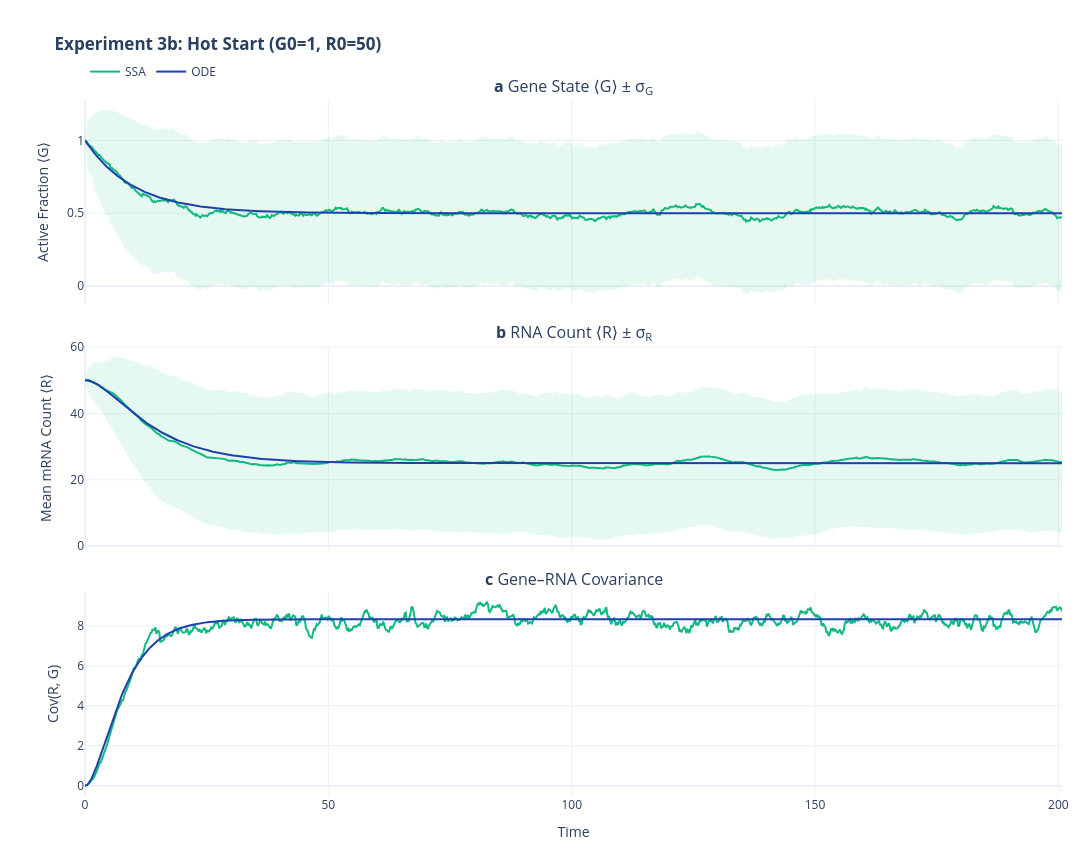

Notebook code for this chart:
### Markdown cell above
**3b. Hot start** ($g_0=1,\; r_0=50$)

⟨R⟩ relaxes down to the same steady state — ODE gives the exact relaxation curve.

### Code cell
run_comparison(
    title="Experiment 3b: Hot Start (G0=1, R0=50)",
    k_on=0.05,
    k_off=0.05,
    k_syn=10.0,
    k_deg=0.2,
    n_rep=300,
    g0=1,
    r0=50,
)

### Figure 1 — Plotly figure (JSON) as saved in the notebook; plotly's stock layout.template omitted (floating-point values rounded to 4 significant figures; data arrays with more than 128 entries replaced by an {"elided": "..."} marker saying what was removed)
{"data": [{"hoverinfo": "skip", "legendgroup": "ssa", "line": {"width": 0}, "showlegend": false, "type": "scatter", "x": {"elided": "1000 float values"}, "xaxis": "x", "y": {"elided": "1000 float values"}, "yaxis": "y"}, {"fill": "tonexty", "fillcolor": "rgba(16, 185, 129, 0.10)", "hoverinfo": "skip", "legendgroup": "ssa", "line": {"width": 0}, "showlegend": false, "type": "scatter", "x": {"elided": "1000 float values"}, "xaxis": "x", "y": {"elided": "1000 float values"}, "yaxis": "y"}, {"hovertemplate": "SSA ⟨G⟩ = %{y:.3f}<extra></extra>", "legendgroup": "ssa", "line": {"color": "#10B981", "width": 2}, "name": "SSA", "showlegend": true, "type": "scatter", "x": {"elided": "1000 float values"}, "xaxis": "x", "y": {"elided": "1000 float values"}, "yaxis": "y"}, {"hovertemplate": "ODE ⟨G⟩ = %{y:.3f}<extra></extra>", "legendgroup": "ode", "line": {"color": "#1E40AF", "width": 2}, "name": "ODE", "showlegend": true, "type": "scatter", "x": {"elided": "1000 float values"}, "xaxis": "x", "y": {"elided": "1000 float values"}, "yaxis": "y"}, {"hoverinfo": "skip", "legendgroup": "ssa", "line": {"width": 0}, "showlegend": false, "type": "scatter", "x": {"elided": "1000 float values"}, "xaxis": "x2", "y": {"elided": "1000 float values"}, "yaxis": "y2"}, {"fill": "tonexty", "fillcolor": "rgba(16, 185, 129, 0.10)", "hoverinfo": "skip", "legendgroup": "ssa", "line": {"width": 0}, "showlegend": false, "type": "scatter", "x": {"elided": "1000 float values"}, "xaxis": "x2", "y": {"elided": "1000 float values"}, "yaxis": "y2"}, {"hovertemplate": "SSA ⟨R⟩ = %{y:.1f}<extra></extra>", "legendgroup": "ssa", "line": {"color": "#10B981", "width": 2}, "showlegend": false, "type": "scatter", "x": {"elided": "1000 float values"}, "xaxis": "x2", "y": {"elided": "1000 float values"}, "yaxis": "y2"}, {"hovertemplate": "ODE ⟨R⟩ = %{y:.1f}<extra></extra>", "legendgroup": "ode", "line": {"color": "#1E40AF", "width": 2}, "showlegend": false, "type": "scatter", "x": {"elided": "1000 float values"}, "xaxis": "x2", "y": {"elided": "1000 float values"}, "yaxis": "y2"}, {"hovertemplate": "SSA Cov = %{y:.3f}<extra></extra>", "legendgroup": "ssa", "line": {"color": "#10B981", "width": 2}, "showlegend": false, "type": "scatter", "x": {"elided": "1000 float values"}, "xaxis": "x3", "y": {"elided": "1000 float values"}, "yaxis": "y3"}, {"hovertemplate": "ODE Cov = %{y:.3f}<extra></extra>", "legendgroup": "ode", "line": {"color": "#1E40AF", "width": 2}, "showlegend": false, "type": "scatter", "x": {"elided": "1000 float values"}, "xaxis": "x3", "y": {"elided": "1000 float values"}, "yaxis": "y3"}], "layout": {"annotations": [{"font": {"size": 16}, "showarrow": false, "text": "<b>a</b> Gene State ⟨G⟩ ± σ<sub>G</sub>", "x": 0.5, "xanchor": "center", "xref": "paper", "y": 1, "yanchor": "bottom", "yref": "paper"}, {"font": {"size": 16}, "showarrow": false, "text": "<b>b</b> RNA Count ⟨R⟩ ± σ<sub>R</sub>", "x": 0.5, "xanchor": "center", "xref": "paper", "y": 0.6467, "yanchor": "bottom", "yref": "paper"}, {"font": {"size": 16}, "showarrow": false, "text": "<b>c</b> Gene–RNA Covariance", "x": 0.5, "xanchor": "center", "xref": "paper", "y": 0.2933, "yanchor": "bottom", "yref": "paper"}], "height": 850, "hovermode": "x", "legend": {"bgcolor": "rgba(255, 255, 255, 0.5)", "groupclick": "togglegroup", "orientation": "h", "x": 0, "xanchor": "left", "y": 1.02, "yanchor": "bottom"}, "margin": {"b": 50, "l": 85, "r": 30, "t": 100}, "title": {"text": "<b>Experiment 3b: Hot Start (G0=1, R0=50)</b>"}, "width": 1100, "xaxis": {"anchor": "y", "domain": [0, 1], "matches": "x3", "showticklabels": false}, "xaxis2": {"anchor": "y2", "domain": [0, 1], "matches": "x3", "showticklabels": false}, "xaxis3": {"anchor": "y3", "domain": [0, 1], "title": {"text": "Time"}}, "yaxis": {"anchor": "x", "domain": [0.7067, 1], "title": {"text": "Active Fraction ⟨G⟩"}}, "yaxis2": {"anchor": "x2", "domain": [0.3533, 0.6467], "title": {"text": "Mean mRNA Count ⟨R⟩"}}, "yaxis3": {"anchor": "x3", "domain": [0, 0.2933], "title": {"text": "Cov(R, G)"}}}}
